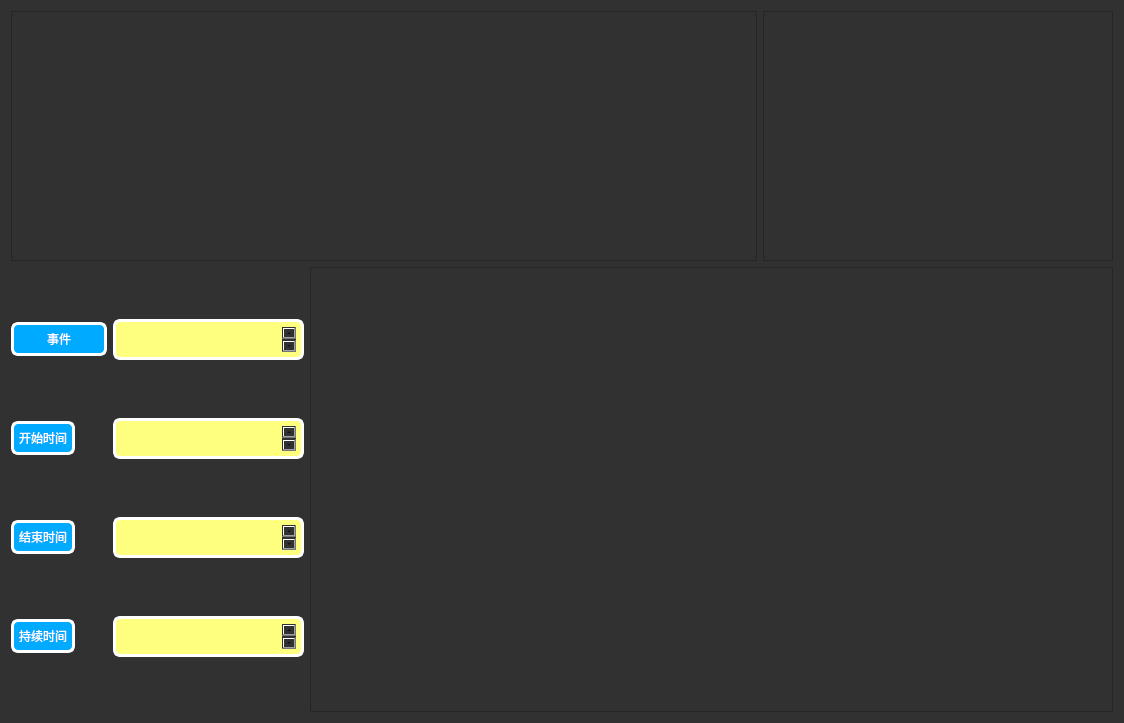
<?xml version="1.0" encoding="UTF-8"?>
<ui version="4.0">
 <class>Form</class>
 <widget class="QWidget" name="Form">
  <property name="geometry">
   <rect>
    <x>0</x>
    <y>0</y>
    <width>1124</width>
    <height>723</height>
   </rect>
  </property>
  <property name="windowTitle">
   <string>Form</string>
  </property>
  <property name="styleSheet">
   <string notr="true">background-color: rgb(49,49,49);</string>
  </property>
  <layout class="QVBoxLayout" name="verticalLayout_2">
   <item>
    <layout class="QVBoxLayout" name="verticalLayout">
     <item>
      <layout class="QHBoxLayout" name="horizontalLayout_2">
       <item>
        <widget class="QTextBrowser" name="caution_browser">
         <property name="sizePolicy">
          <sizepolicy hsizetype="Expanding" vsizetype="Fixed">
           <horstretch>1</horstretch>
           <verstretch>0</verstretch>
          </sizepolicy>
         </property>
         <property name="minimumSize">
          <size>
           <width>0</width>
           <height>250</height>
          </size>
         </property>
         <property name="styleSheet">
          <string notr="true">color: rgb(255, 255, 255);
border-top-color: rgb(49, 49, 49);
font: 75 80pt &quot;宋体&quot;;
border-color: rgb(49, 49, 49);</string>
         </property>
        </widget>
       </item>
       <item>
        <widget class="QTextBrowser" name="sign_Browser">
         <property name="sizePolicy">
          <sizepolicy hsizetype="Fixed" vsizetype="Fixed">
           <horstretch>1</horstretch>
           <verstretch>0</verstretch>
          </sizepolicy>
         </property>
         <property name="minimumSize">
          <size>
           <width>350</width>
           <height>250</height>
          </size>
         </property>
         <property name="font">
          <font>
           <pointsize>20</pointsize>
          </font>
         </property>
         <property name="styleSheet">
          <string notr="true">color: rgb(255, 255, 255);
border-color: rgb(49, 49, 49);</string>
         </property>
        </widget>
       </item>
      </layout>
     </item>
     <item>
      <layout class="QHBoxLayout" name="horizontalLayout">
       <item>
        <layout class="QGridLayout" name="gridLayout">
         <item row="1" column="1">
          <widget class="QTextBrowser" name="start_label">
           <property name="maximumSize">
            <size>
             <width>191</width>
             <height>41</height>
            </size>
           </property>
           <property name="font">
            <font>
             <family>微软雅黑</family>
             <pointsize>11</pointsize>
             <weight>9</weight>
             <italic>false</italic>
             <bold>false</bold>
            </font>
           </property>
           <property name="styleSheet">
            <string notr="true">background-color: rgb(255, 255, 127);
color: rgb(255, 0, 255);
font: 75 11pt &quot;微软雅黑&quot;;
border-style: outset;
border-width: 3px;
border-radius: 7px;
border-color: white;
padding: 5px;</string>
           </property>
          </widget>
         </item>
         <item row="2" column="1">
          <widget class="QTextBrowser" name="end_label">
           <property name="maximumSize">
            <size>
             <width>191</width>
             <height>41</height>
            </size>
           </property>
           <property name="font">
            <font>
             <family>微软雅黑</family>
             <pointsize>11</pointsize>
             <weight>9</weight>
             <italic>false</italic>
             <bold>false</bold>
            </font>
           </property>
           <property name="styleSheet">
            <string notr="true">background-color: rgb(255, 255, 127);
color: rgb(255, 0, 255);
font: 75 11pt &quot;微软雅黑&quot;;
border-style: outset;
border-width: 3px;
border-radius: 7px;
border-color: white;
padding: 5px;</string>
           </property>
          </widget>
         </item>
         <item row="0" column="1">
          <widget class="QTextBrowser" name="thing_label">
           <property name="sizePolicy">
            <sizepolicy hsizetype="Fixed" vsizetype="Fixed">
             <horstretch>0</horstretch>
             <verstretch>0</verstretch>
            </sizepolicy>
           </property>
           <property name="maximumSize">
            <size>
             <width>191</width>
             <height>41</height>
            </size>
           </property>
           <property name="font">
            <font>
             <family>微软雅黑</family>
             <pointsize>11</pointsize>
             <weight>9</weight>
             <italic>false</italic>
             <bold>false</bold>
            </font>
           </property>
           <property name="styleSheet">
            <string notr="true">background-color: rgb(255, 255, 127);
color: rgb(255, 0, 255);
font: 75 11pt &quot;微软雅黑&quot;;
border-style: outset;
border-width: 3px;
border-radius: 7px;
border-color: white;
padding: 5px;</string>
           </property>
          </widget>
         </item>
         <item row="1" column="0">
          <widget class="QPushButton" name="pushButton_12">
           <property name="sizePolicy">
            <sizepolicy hsizetype="Fixed" vsizetype="Fixed">
             <horstretch>0</horstretch>
             <verstretch>0</verstretch>
            </sizepolicy>
           </property>
           <property name="styleSheet">
            <string notr="true">background-color: rgb(0, 170, 255);
color: rgb(255, 255, 255);
font: 75 15pt &quot;微软雅黑&quot;;
border-style: outset;
border-width: 3px;
border-radius: 7px;
border-color: white;
padding: 5px;</string>
           </property>
           <property name="text">
            <string>开始时间</string>
           </property>
          </widget>
         </item>
         <item row="2" column="0">
          <widget class="QPushButton" name="pushButton_13">
           <property name="sizePolicy">
            <sizepolicy hsizetype="Fixed" vsizetype="Fixed">
             <horstretch>0</horstretch>
             <verstretch>0</verstretch>
            </sizepolicy>
           </property>
           <property name="styleSheet">
            <string notr="true">background-color: rgb(0, 170, 255);
color: rgb(255, 255, 255);
font: 75 15pt &quot;微软雅黑&quot;;
border-style: outset;
border-width: 3px;
border-radius: 7px;
border-color: white;
padding: 5px;</string>
           </property>
           <property name="text">
            <string>结束时间</string>
           </property>
          </widget>
         </item>
         <item row="3" column="0">
          <widget class="QPushButton" name="pushButton_14">
           <property name="sizePolicy">
            <sizepolicy hsizetype="Fixed" vsizetype="Fixed">
             <horstretch>0</horstretch>
             <verstretch>0</verstretch>
            </sizepolicy>
           </property>
           <property name="styleSheet">
            <string notr="true">background-color: rgb(0, 170, 255);
color: rgb(255, 255, 255);
font: 75 15pt &quot;微软雅黑&quot;;
border-style: outset;
border-width: 3px;
border-radius: 7px;
border-color: white;
padding: 5px;</string>
           </property>
           <property name="text">
            <string>持续时间</string>
           </property>
          </widget>
         </item>
         <item row="3" column="1">
          <widget class="QTextBrowser" name="time_label">
           <property name="maximumSize">
            <size>
             <width>191</width>
             <height>41</height>
            </size>
           </property>
           <property name="font">
            <font>
             <family>微软雅黑</family>
             <pointsize>11</pointsize>
             <weight>9</weight>
             <italic>false</italic>
             <bold>false</bold>
            </font>
           </property>
           <property name="styleSheet">
            <string notr="true">background-color: rgb(255, 255, 127);
color: rgb(255, 0, 255);
font: 75 11pt &quot;微软雅黑&quot;;
border-style: outset;
border-width: 3px;
border-radius: 7px;
border-color: white;
padding: 5px;</string>
           </property>
          </widget>
         </item>
         <item row="0" column="0">
          <widget class="QPushButton" name="pushButton_11">
           <property name="sizePolicy">
            <sizepolicy hsizetype="Fixed" vsizetype="Fixed">
             <horstretch>0</horstretch>
             <verstretch>0</verstretch>
            </sizepolicy>
           </property>
           <property name="minimumSize">
            <size>
             <width>96</width>
             <height>0</height>
            </size>
           </property>
           <property name="styleSheet">
            <string notr="true">background-color: rgb(0, 170, 255);
color: rgb(255, 255, 255);
font: 75 15pt &quot;微软雅黑&quot;;
border-style: outset;
border-width: 3px;
border-radius: 7px;
border-color: white;
padding: 5px;</string>
           </property>
           <property name="text">
            <string>事件</string>
           </property>
          </widget>
         </item>
        </layout>
       </item>
       <item>
        <widget class="QTextBrowser" name="things_browser">
         <property name="font">
          <font>
           <family>宋体</family>
           <pointsize>12</pointsize>
           <weight>50</weight>
           <italic>false</italic>
           <bold>false</bold>
          </font>
         </property>
         <property name="styleSheet">
          <string notr="true">font: 75 12pt &quot;Aharoni&quot;;
color: rgb(255, 255, 255);
font: 12pt &quot;宋体&quot;;
border-color: rgb(49, 49, 49);</string>
         </property>
        </widget>
       </item>
      </layout>
     </item>
    </layout>
   </item>
  </layout>
 </widget>
 <resources/>
 <connections/>
</ui>
